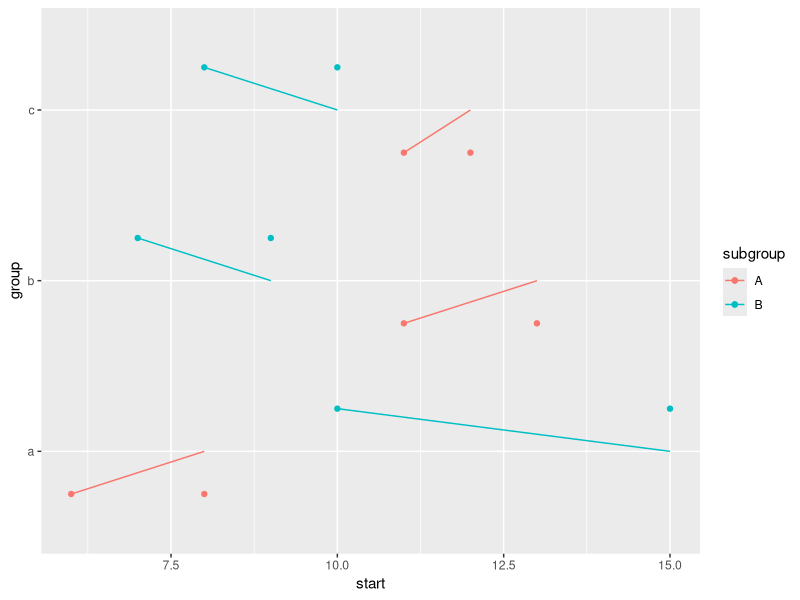

Reproduce this figure in R.
## ---- chunk 1
knitr::opts_chunk$set(echo = FALSE)
## ---- chunk 2
library(tidyverse)
set.seed(1234)

df <- tibble(
    group = rep(letters[1:3], each = 2),
    subgroup = rep(c("A", "B"), 3)
  ) %>%
  mutate(
    start = rpois(6, 10),
    end = start + rpois(6, 3)
  )

ggplot(df) +
  geom_point(
    aes(group, start, color = subgroup),
    position = position_dodge(width = 1)
  ) +
  geom_point(
    aes(group, end, color = subgroup),
    position = position_dodge(width = 1)
  ) +
  geom_segment(
    aes(x = group, xend = group, y = start, yend = end, color = subgroup),
    position = position_dodge(width = 1)
  ) +
  coord_flip()
## ---- chunk 3
#' @param base_size base font size
#' @param base_family base font family
#' @param base_line_size base size for line elements
#' @param base_rect_size base size for rect elements
## ---- chunk 4
#' @param base_size Base font size, in points. Unlike `geom_label` 
#' and others, the default unit is in `points`, not `mm`, so adding 
#' `.pt` is not needed.
#' @param base_family Base font family.
#' @param base_line_size Base size for line elements, in mm.
#' @param base_rect_size Base size for rect elements, in mm.
